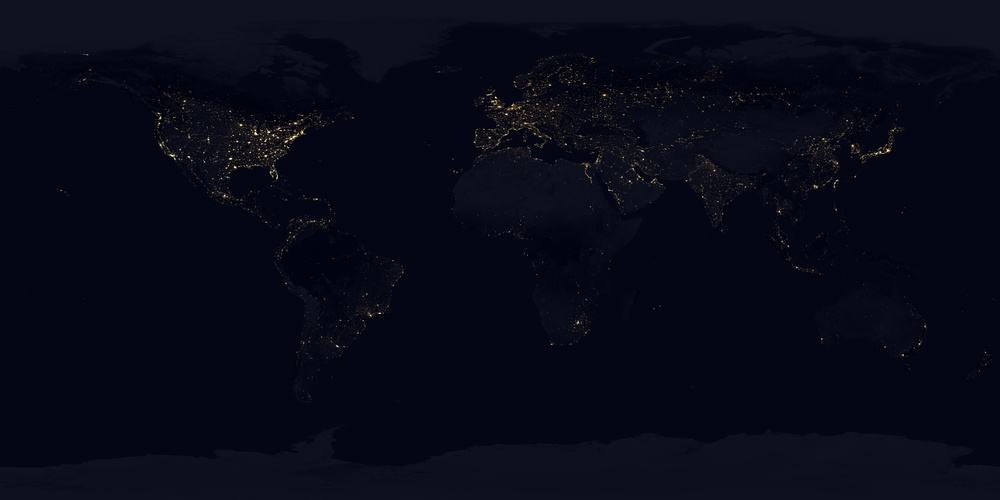
#> input picture src/cool/data/original/Solarsystemscope_texture_8k_earth_nightmap.jpg, 1000 x 500 px, shrunk from 8192 x 4096 before the run
$ python entropy.py
#> lines starting #> are read from the running program, lines starting #| are printed output that depends on the picture
import cv2
import numpy as np
import skimage.filters
import skimage.morphology
import os

image = cv2.imread("data/original/Solarsystemscope_texture_8k_earth_nightmap.jpg")
#> image is the input picture: shape (500, 1000, 3); mean B, G, R 22.8, 9.4, 7.6

image_gray = np.float32(cv2.cvtColor(image, cv2.COLOR_BGR2GRAY) / 255.0)

image_entropy = np.float32(skimage.filters.rank.entropy(image_gray, skimage.morphology.disk(7)))
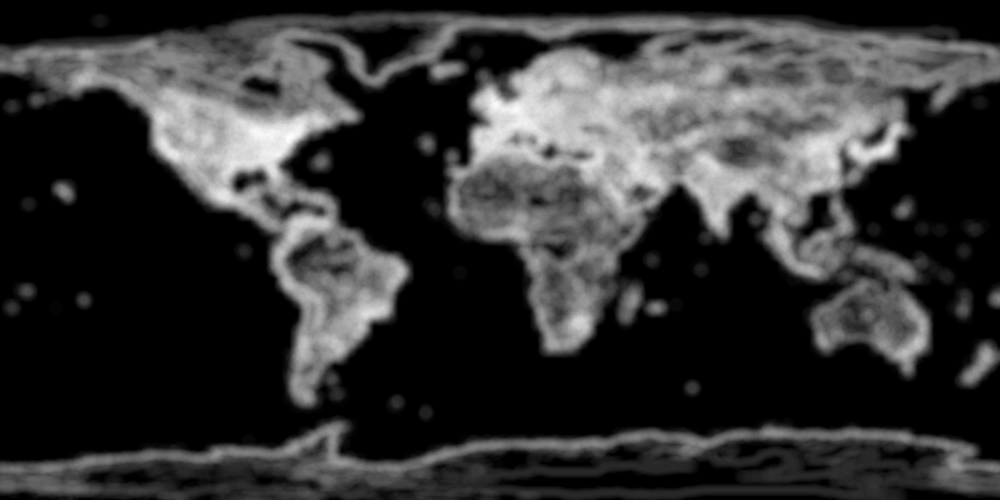
#> image_entropy: shape (500, 1000) float32; min 0, max 6.26, mean 1.28; drawn with min black and max white
image_entropy -= np.min(image_entropy)
image_entropy /= np.max(image_entropy)

cv2.imwrite("data/super/image_entropy.png", cv2.cvtColor(np.uint8(np.round(image_entropy * 255)), cv2.COLOR_GRAY2BGR))

cv2.namedWindow("image", cv2.WINDOW_NORMAL)
cv2.imshow("image", image_entropy)
cv2.waitKey(0)

$ run again, with src/cool/data/original/90386-dostoprimechatelnost-gorodskoj_rajon-otrazhenie-stolica-gorod-3840x2160.jpg copied over src/cool/data/original/Solarsystemscope_texture_8k_earth_nightmap.jpg
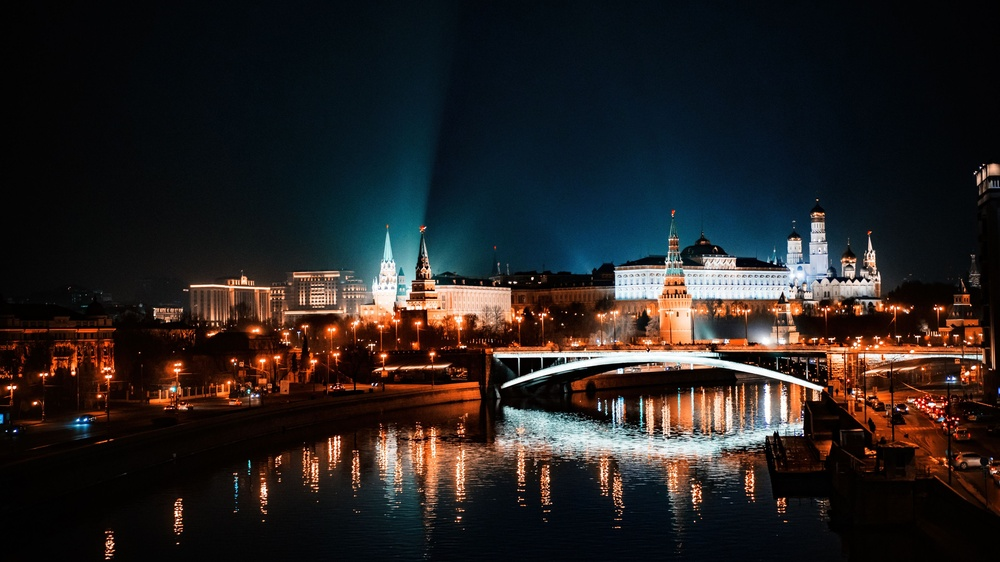
#> input picture src/cool/data/original/90386-dostoprimechatelnost-gorodskoj_rajon-otrazhenie-stolica-gorod-3840x2160.jpg, 1000 x 562 px, shrunk from 3840 x 2160 before the run
#> image is the input picture: shape (562, 1000, 3); mean B, G, R 33.9, 34.3, 38.3
#> `image_gray = np.float32(cv2.cvtColor(image, cv2.COLOR_BGR2GRAY) / 255.0)`:
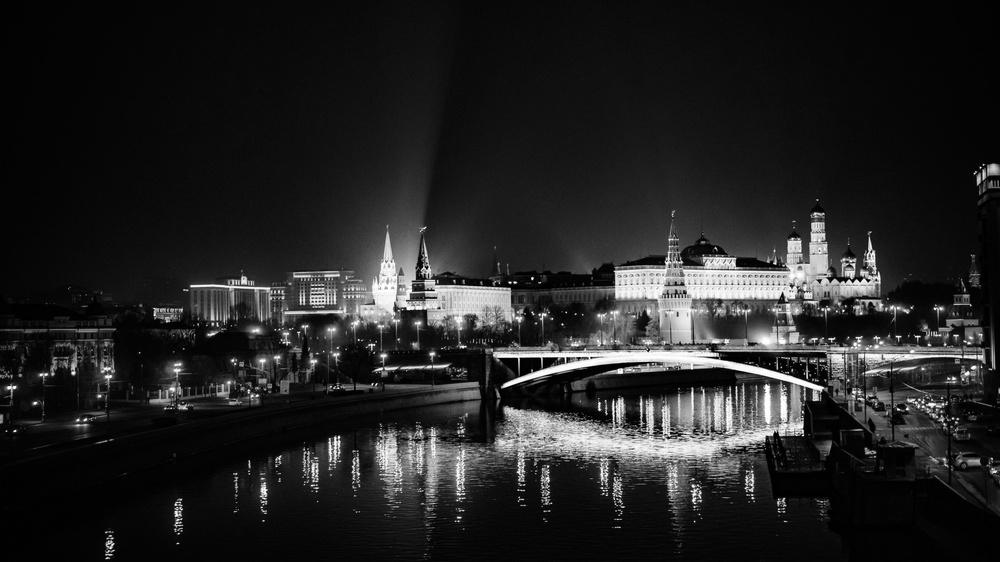
#> image_gray: shape (562, 1000) float32; min 0, max 1, mean 0.139
#> `image_entropy = np.float32(skimage.filters.rank.entropy(image_gray, sk..`:
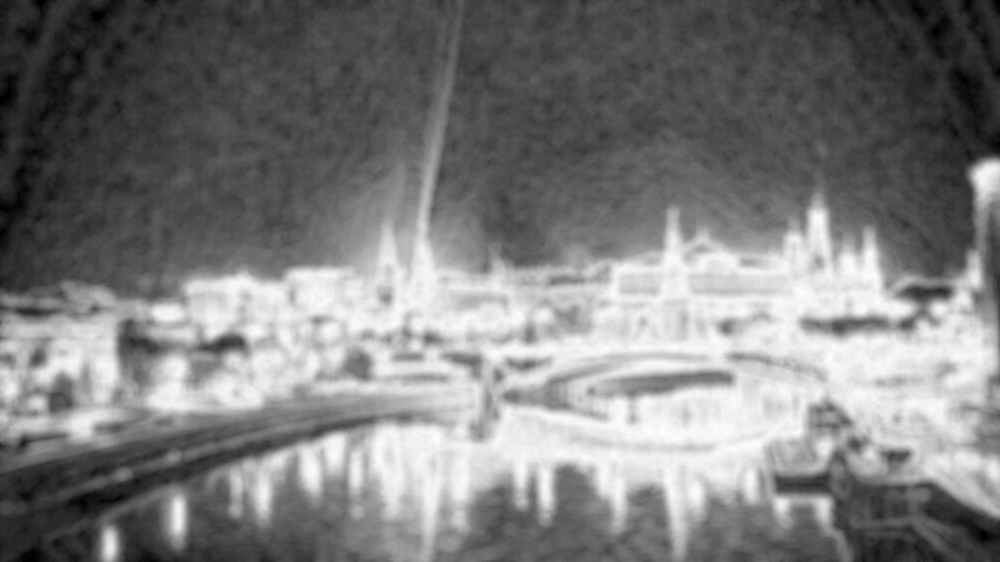
#> image_entropy: shape (562, 1000) float32; min 0, max 6.82, mean 3.36; drawn with min black and max white
